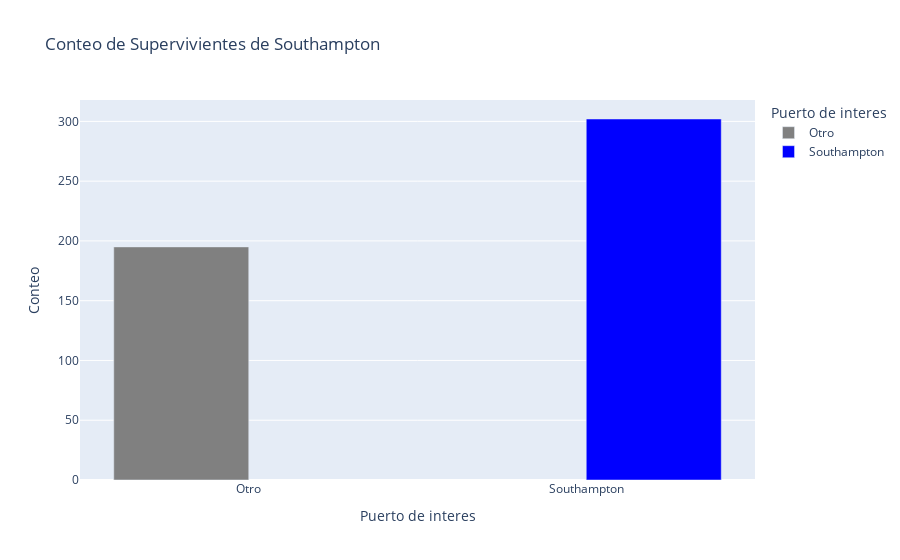

The notebook cell saved with this chart:
### Code cell
fig = px.bar(
    df_southp,
    x='Puerto de interes',
    y='Conteo',
    color='Puerto de interes',
    barmode='group',
    title='Conteo de Supervivientes de Southampton',
    color_discrete_map={
        'Otro': 'gray',
        'Southampton': 'blue'
    }
)




fig.show()

### Figure 1 — Plotly figure (JSON) as saved in the notebook; plotly's stock layout.template omitted (floating-point values rounded to 4 significant figures)
{"data": [{"alignmentgroup": "True", "hovertemplate": "Puerto de interes=%{x}<br>Conteo=%{y}<extra></extra>", "legendgroup": "Otro", "marker": {"color": "gray", "pattern": {"shape": ""}}, "name": "Otro", "offsetgroup": "Otro", "orientation": "v", "showlegend": true, "textposition": "auto", "type": "bar", "x": ["Otro"], "xaxis": "x", "y": [195], "yaxis": "y"}, {"alignmentgroup": "True", "hovertemplate": "Puerto de interes=%{x}<br>Conteo=%{y}<extra></extra>", "legendgroup": "Southampton", "marker": {"color": "blue", "pattern": {"shape": ""}}, "name": "Southampton", "offsetgroup": "Southampton", "orientation": "v", "showlegend": true, "textposition": "auto", "type": "bar", "x": ["Southampton"], "xaxis": "x", "y": [302], "yaxis": "y"}], "layout": {"barmode": "group", "legend": {"title": {"text": "Puerto de interes"}, "tracegroupgap": 0}, "title": {"text": "Conteo de Supervivientes de Southampton"}, "xaxis": {"anchor": "y", "categoryarray": ["Otro", "Southampton"], "categoryorder": "array", "domain": [0, 1], "title": {"text": "Puerto de interes"}}, "yaxis": {"anchor": "x", "domain": [0, 1], "title": {"text": "Conteo"}}}}
